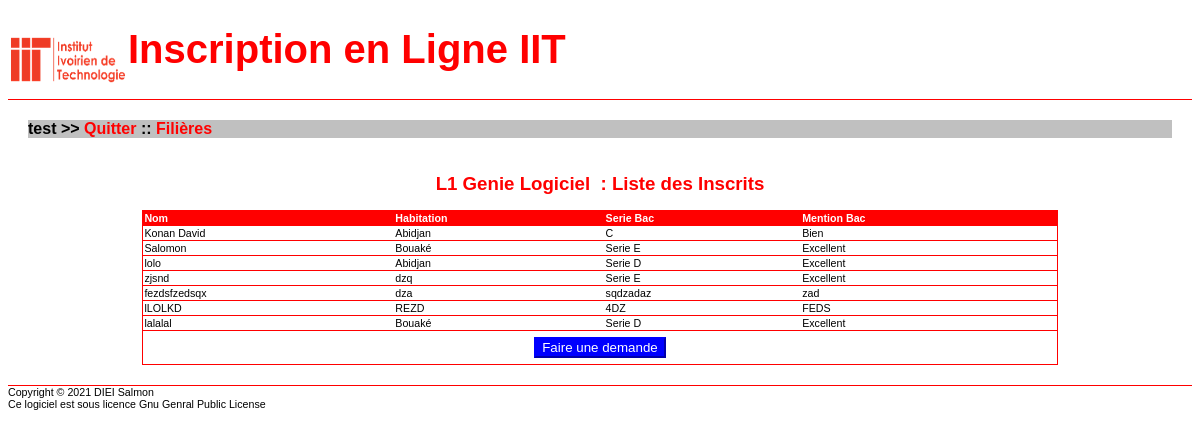
The page /sujets.php?id_filieres=1 (signed in) on the database its author committed.
### tables this page shows
CREATE TABLE IF NOT EXISTS `filieres` (
  `id_filieres` tinyint(3) unsigned NOT NULL AUTO_INCREMENT,
  `name` varchar(200) NOT NULL,
  `description` varchar(255) NOT NULL,
  PRIMARY KEY (`id_filieres`)
);

CREATE TABLE IF NOT EXISTS `etudiants` (
  `id_etudiants` int(10) unsigned NOT NULL AUTO_INCREMENT,
  `nom` varchar(255) NOT NULL,
  `prenom` varchar(255) NOT NULL,
  `habitation` varchar(255) NOT NULL,
  `email` varchar(255) NOT NULL,
  `seriebac` varchar(25) NOT NULL,
  `mentionbac` varchar(25) NOT NULL,
  `id_user` varchar(15) NOT NULL,
  `id_filieres` tinyint(3) unsigned NOT NULL,
  PRIMARY KEY (`id_etudiants`),
  KEY `id_user` (`id_user`),
  KEY `id_filieres` (`id_filieres`)
);

### inc/user.inc.php (called while the page is built, shortened)
<?php
class User{
  var $user_code;
  function restoreData($session) {
      $this->user_code=$session->load("userId");
      return true;
  }
  function getId() {
    return $this->user_code;
  }
}
?>

### inc/session.inc.php (called while the page is built, shortened)
<?php
class Session {
   function parseURL($url,$vars="") {
     return $url."?".session_name()."=".session_id().($vars!=""?"&".$vars:"");
   }
   function load($name) {
     return isset($_SESSION[$name])?$_SESSION[$name]:'';
   }
 }
?>

### sujets.php (the view, shortened to what this page needs)
<?php
$id_filieres = isset($_GET['id_filieres']) ? $_GET['id_filieres'] : '';
$cuser = isset($_GET['cuser']) ? $_GET['cuser'] : '';
require("inc/session.inc.php");
require("inc/user.inc.php");
$session = new Session;
$cfg = new Config;
$user = new User;
?>
<!DOCTYPE html PUBLIC "­//W3C//DTD XHTML 1.0 Strict//EN" "http://www.w3.org/TR/xhtml1/DTD/xhtml1­strict.dtd">
<html xmlns="http://www.w3.org/1999/xhtml" xml:lang="fr" lang="fr">
<head>
  <link rel="stylesheet" href="default.css" type="text/css" />
</head>
<body>
  <div class="header">
    <img class="icon" src="imgs/linux.png" alt="ABUL" />
    <h1>Inscription en Ligne IIT</h1>
  </div>
  <div class="main">
    <div class="pwd">
      <?php echo $user->getId(); ?> &gt;&gt;
      <?php echo "<a href=\"" . $session->parseURL("login.php") . "\" title=\"quitter\">"; ?>Quitter</a> ::
      <?php echo "<a href=\"" . $session->parseURL("themes.php") . "\" title=\"retour aux " . utf8_decode('Filières') . "\">" . utf8_decode('Filières'); ?></a>
    </div>
    <table>
      <caption>
        <?php
        $connect = new PDO('mysql:host=' . $cfg->getDbHost() . ';dbname=' . $cfg->getDbName(), $cfg->getDbUser(), $cfg->getDbPass());
        $select = $connect->prepare('SELECT name FROM filieres WHERE id_filieres=?');
        $select->execute(array($id_filieres));
        $enr = $select->fetch();
        echo $enr['name'];
        ?>
        &nbsp;: Liste des Inscrits
      </caption>
      <thead>
        <tr class="title">
          <th>Nom</th>
          <th>Habitation</th>
          <th>Serie Bac</th>
          <th>Mention Bac</th>
        </tr>
      </thead>
      <tbody>
        <?php
        if ($cuser == "admin") {
          $select = $connect->prepare('SELECT id_etudiants, nom, seriebac, mentionbac, habitation, id_user FROM etudiants WHERE id_filieres=?');
          $select->execute(array($id_filieres));
          while ($enr = $select->fetch()) {
            echo '<tr>';
            echo "<td class=\"left\"> <a href=\"" . $session->parseURL("messages.php", "id_filieres=" . $id_filieres . "&id_etudiants=" . $enr['id_etudiants']) . "\">" . $enr['nom'] . "</a></td>";
            echo "<td class=\"left\">" . $enr['habitation'] . "</td>";
            echo "<td class=\"left\">" . $enr['mentionbac'] . "</td>";
            echo "<td class=\"left\">" . $enr['seriebac'] . "</td>";
            echo "</tr>\n";
          }
          unset($select);
          unset($sel);
          unset($connect);
        } else {
          $select = $connect->prepare('SELECT id_etudiants, nom, seriebac, mentionbac, habitation, id_user FROM etudiants WHERE id_filieres=?');
          $select->execute(array($id_filieres));
          while ($enr = $select->fetch()) {
            echo '<tr>';
            echo "<td class=\"left\">" . $enr['nom'] . "</a></td>";
            echo "<td class=\"left\">" . $enr['habitation'] . "</td>";
            echo "<td class=\"left\">" . $enr['seriebac'] . "</td>";
            echo "<td class=\"left\">" . $enr['mentionbac'] . "</td>";
            echo "</tr>\n";
          }
          echo "<tr class=\"row\">";
          echo  "<td colspan=\"4\" class=\"center\">";
          echo  "<form action=\"" . $session->parseURL("editer.php", "id_filieres=" . $id_filieres) . "\" method=\"post\">";
          echo  "<input class=\"button\" type=\"submit\" name=\"action\" value=\"Faire une demande\"/>";
          echo  "</form>";
          echo "</td>";
          echo "</tr>";
        }
        ?>
      </tbody>
    </table>
  </div>
  <div class="footer">
    Copyright &copy; 2021 DIEI Salmon<br />
    Ce logiciel est sous licence Gnu Genral Public License
  </div>
</body>
</html>

### default.css (style rules this page uses)
* { font-family: Verdana, Arial, sans-serif; }
a { color: #000000; }
*.left { text-align: left; }
*.center { text-align: center; }
body { background: #FFFFFF; color: #000000; }
a:link { color: red; background: transparent; text-decoration: none; }
div.header { border-bottom: 1px red solid; }
div.header h1 { font-size: 30pt; color: red; }
img.icon { float: left; width: 120px; height: 70px; }
div.main { margin: 20px; }
input.button { margin: 5px; background: blue; color: #ffffff; border-color: blue; }
div.pwd { background: #C0C0C0; font-size: 12pt; font-weight: bold; margin-bottom: 20px; }
table { margin-top: 15px; margin-left : 10%; width:80%; border-collapse: collapse; border-spacing: 0; border: 1px red solid; background: white; color: black; }
caption { margin: 15px; text-align: center; color: red; font-size: 14pt; font-weight: bold; }
td { border-top: 1px red solid; font-size: 8pt; color: black; }
th { border-top: 1px red solid; background: white; text-align: left; font-size: 8pt; font-weight: bold; color: white; background-color: red; font-weight: bold; }
div.footer { border-top: 1px red solid; font-size: 8pt; }

### rows shown on the page
filieres: name "L1 Genie Logiciel"
etudiants: nom "Konan David", habitation "Abidjan", seriebac "C", mentionbac "Bien"
etudiants: nom "Salomon", habitation "Bouaké", seriebac "Serie E", mentionbac "Excellent"
etudiants: nom "lolo", habitation "Abidjan", seriebac "Serie D", mentionbac "Excellent"
etudiants: nom "zjsnd", habitation "dzq", seriebac "Serie E", mentionbac "Excellent"
etudiants: nom "fezdsfzedsqx", habitation "dza", seriebac "sqdzadaz", mentionbac "zad"
etudiants: nom "lLOLKD", habitation "REZD", seriebac "4DZ", mentionbac "FEDS"
etudiants: nom "lalalal", habitation "Bouaké", seriebac "Serie D", mentionbac "Excellent"

### other values the page prints
$user->getId() "test"
utf8_decode('Filières') "Filières"
